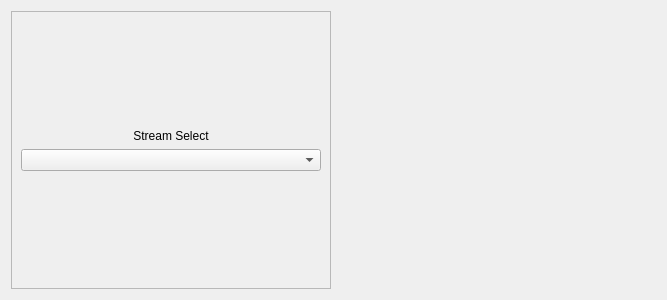
<?xml version="1.0" encoding="UTF-8"?>
<ui version="4.0">
 <class>Form</class>
 <widget class="QWidget" name="Form">
  <property name="geometry">
   <rect>
    <x>0</x>
    <y>0</y>
    <width>667</width>
    <height>300</height>
   </rect>
  </property>
  <property name="windowTitle">
   <string>Form</string>
  </property>
  <layout class="QHBoxLayout" name="horizontalLayout">
   <item>
    <widget class="QFrame" name="frame">
     <property name="frameShape">
      <enum>QFrame::StyledPanel</enum>
     </property>
     <property name="frameShadow">
      <enum>QFrame::Raised</enum>
     </property>
     <layout class="QVBoxLayout" name="verticalLayout">
      <item>
       <spacer name="verticalSpacer">
        <property name="orientation">
         <enum>Qt::Vertical</enum>
        </property>
        <property name="sizeHint" stdset="0">
         <size>
          <width>20</width>
          <height>40</height>
         </size>
        </property>
       </spacer>
      </item>
      <item>
       <widget class="QLabel" name="label">
        <property name="text">
         <string>Stream Select</string>
        </property>
        <property name="alignment">
         <set>Qt::AlignCenter</set>
        </property>
       </widget>
      </item>
      <item>
       <widget class="QComboBox" name="comboBox"/>
      </item>
      <item>
       <spacer name="verticalSpacer_2">
        <property name="orientation">
         <enum>Qt::Vertical</enum>
        </property>
        <property name="sizeHint" stdset="0">
         <size>
          <width>20</width>
          <height>40</height>
         </size>
        </property>
       </spacer>
      </item>
     </layout>
    </widget>
   </item>
   <item>
    <widget class="PlotWidget" name="widget_graph" native="true"/>
   </item>
  </layout>
 </widget>
 <customwidgets>
  <customwidget>
   <class>PlotWidget</class>
   <extends>QWidget</extends>
   <header>pyqtgraph</header>
   <container>1</container>
  </customwidget>
 </customwidgets>
 <resources/>
 <connections/>
</ui>
